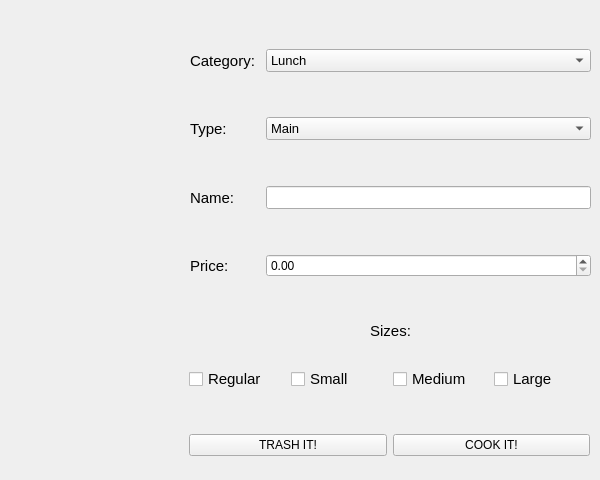
      <widget class="QWidget" name="pageAddNewItem">
       <widget class="QWidget" name="formLayoutWidget_2">
        <property name="geometry">
         <rect>
          <x>190</x>
          <y>49</y>
          <width>401</width>
          <height>291</height>
         </rect>
        </property>
        <layout class="QFormLayout" name="formLayout_2">
         <item row="0" column="0">
          <widget class="QLabel" name="labelItemCategory">
           <property name="font">
            <font>
             <pointsize>11</pointsize>
            </font>
           </property>
           <property name="text">
            <string>Category: </string>
           </property>
          </widget>
         </item>
         <item row="0" column="1">
          <widget class="QComboBox" name="itemCategory">
           <property name="font">
            <font>
             <pointsize>10</pointsize>
            </font>
           </property>
           <item>
            <property name="text">
             <string>Lunch</string>
            </property>
           </item>
           <item>
            <property name="text">
             <string>Breakfast</string>
            </property>
           </item>
          </widget>
         </item>
         <item row="1" column="0" colspan="2">
          <spacer name="verticalSpacer_2">
           <property name="orientation">
            <enum>Qt::Vertical</enum>
           </property>
           <property name="sizeHint" stdset="0">
            <size>
             <width>20</width>
             <height>32</height>
            </size>
           </property>
          </spacer>
         </item>
         <item row="2" column="0">
          <widget class="QLabel" name="labelItemType">
           <property name="font">
            <font>
             <pointsize>11</pointsize>
            </font>
           </property>
           <property name="text">
            <string>Type: </string>
           </property>
          </widget>
         </item>
         <item row="2" column="1">
          <widget class="QComboBox" name="itemType">
           <property name="font">
            <font>
             <pointsize>10</pointsize>
            </font>
           </property>
           <item>
            <property name="text">
             <string>Main</string>
            </property>
           </item>
           <item>
            <property name="text">
             <string>Side</string>
            </property>
           </item>
           <item>
            <property name="text">
             <string>Beverage</string>
            </property>
           </item>
           <item>
            <property name="text">
             <string>Dessert</string>
            </property>
           </item>
          </widget>
         </item>
         <item row="3" column="0" colspan="2">
          <spacer name="verticalSpacer_3">
           <property name="orientation">
            <enum>Qt::Vertical</enum>
           </property>
           <property name="sizeHint" stdset="0">
            <size>
             <width>20</width>
             <height>32</height>
            </size>
           </property>
          </spacer>
         </item>
         <item row="4" column="0">
          <widget class="QLabel" name="labelItemName">
           <property name="font">
            <font>
             <pointsize>11</pointsize>
            </font>
           </property>
           <property name="text">
            <string>Name: </string>
           </property>
          </widget>
         </item>
         <item row="4" column="1">
          <widget class="QLineEdit" name="lineItemName">
           <property name="font">
            <font>
             <pointsize>10</pointsize>
            </font>
           </property>
          </widget>
         </item>
         <item row="5" column="0" colspan="2">
          <spacer name="verticalSpacer_4">
           <property name="orientation">
            <enum>Qt::Vertical</enum>
           </property>
           <property name="sizeHint" stdset="0">
            <size>
             <width>20</width>
             <height>32</height>
            </size>
           </property>
          </spacer>
         </item>
         <item row="6" column="0">
          <widget class="QLabel" name="labelItemPrice">
           <property name="font">
            <font>
             <pointsize>11</pointsize>
            </font>
           </property>
           <property name="text">
            <string>Price: </string>
           </property>
          </widget>
         </item>
         <item row="7" column="0" colspan="2">
          <spacer name="verticalSpacer_5">
           <property name="orientation">
            <enum>Qt::Vertical</enum>
           </property>
           <property name="sizeHint" stdset="0">
            <size>
             <width>20</width>
             <height>32</height>
            </size>
           </property>
          </spacer>
         </item>
         <item row="8" column="0" colspan="2">
          <widget class="QLabel" name="labelItemSizes">
           <property name="font">
            <font>
             <pointsize>11</pointsize>
            </font>
           </property>
           <property name="text">
            <string>Sizes:</string>
           </property>
           <property name="alignment">
            <set>Qt::AlignCenter</set>
           </property>
          </widget>
         </item>
         <item row="6" column="1">
          <widget class="QDoubleSpinBox" name="spinBoxItemPrice">
           <property name="decimals">
            <number>2</number>
           </property>
           <property name="minimum">
            <double>0.000000000000000</double>
           </property>
           <property name="singleStep">
            <double>1.000000000000000</double>
           </property>
           <property name="value">
            <double>0.000000000000000</double>
           </property>
          </widget>
         </item>
        </layout>
       </widget>
       <widget class="QWidget" name="horizontalLayoutWidget_9">
        <property name="geometry">
         <rect>
          <x>189</x>
          <y>349</y>
          <width>401</width>
          <height>61</height>
         </rect>
        </property>
        <layout class="QHBoxLayout" name="horizontalLayout_8">
         <property name="sizeConstraint">
          <enum>QLayout::SetDefaultConstraint</enum>
         </property>
         <item>
          <widget class="QCheckBox" name="sizeRegular">
           <property name="font">
            <font>
             <pointsize>11</pointsize>
            </font>
           </property>
           <property name="toolTip">
            <UInt>0</UInt>
           </property>
           <property name="text">
            <string>Regular</string>
           </property>
          </widget>
         </item>
         <item>
          <widget class="QCheckBox" name="sizeSmall">
           <property name="font">
            <font>
             <pointsize>11</pointsize>
            </font>
           </property>
           <property name="text">
            <string>Small</string>
           </property>
          </widget>
         </item>
         <item>
          <widget class="QCheckBox" name="sizeMedium">
           <property name="font">
            <font>
             <pointsize>11</pointsize>
            </font>
           </property>
           <property name="text">
            <string>Medium</string>
           </property>
          </widget>
         </item>
         <item>
          <widget class="QCheckBox" name="sizeLarge">
           <property name="font">
            <font>
             <pointsize>11</pointsize>
            </font>
           </property>
           <property name="text">
            <string>Large</string>
           </property>
          </widget>
         </item>
        </layout>
       </widget>
       <widget class="QWidget" name="horizontalLayoutWidget_10">
        <property name="geometry">
         <rect>
          <x>189</x>
          <y>420</y>
          <width>401</width>
          <height>51</height>
         </rect>
        </property>
        <layout class="QHBoxLayout" name="horizontalLayout_9">
         <item>
          <widget class="QPushButton" name="buttonCancelNewItem">
           <property name="text">
            <string>TRASH IT!</string>
           </property>
          </widget>
         </item>
         <item>
          <widget class="QPushButton" name="buttonCreateNewItem">
           <property name="text">
            <string>COOK IT!</string>
           </property>
          </widget>
         </item>
        </layout>
       </widget>
      </widget>
